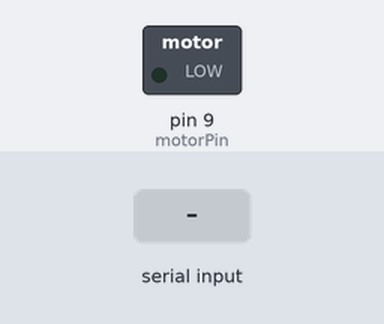
A sketch run on a simulated Arduino Uno, built with avr-gcc and run on an emulated ATmega328P. Shown: switched loads named in the sketch (green lamp = pin HIGH). The test bench sets the inputs (shaded band). What the sketch prints to the serial monitor is not drawn.

Above: at 1.2 s.
1.3 s: "90,45\n" received over Serial
At 2.1 s:
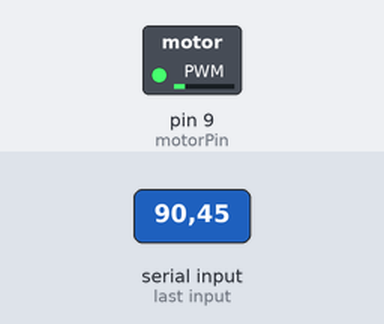
3.8 s: "30,150\n" received over Serial
At 4.1 s:
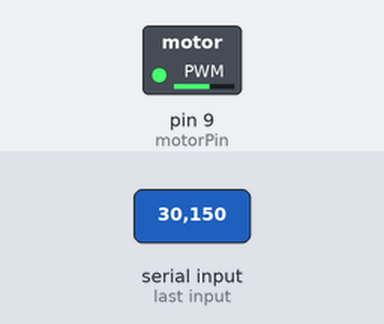
6.3 s: "200\n" received over Serial
At 7.1 s:
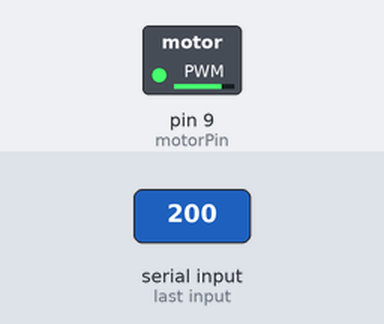
Timing chart, 0 to 9.3 s (numbered marks = the images above; inputs shaded):
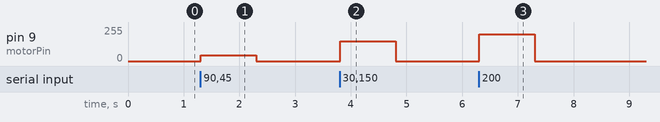

The sketch:

seed-drop-motor.ino
```cpp
//the goal of this program is to use a DC(?) motor to capture and
//drop seeds on the reforestation drone at regular intervals
//author: Newt Powers
//date created: 12/17/24

//initially following this tutorial until receiving motors: https://www.tutorialspoint.com/arduino/arduino_dc_motor.htm
//talks about speed control

//define the arduino pin that turns the motor as pin 9
int motorPin = 9;

void setup() {
  //setting the pin to output a signal, not receive it
  pinMode(motorPin, OUTPUT);
  //baud rate
  Serial.begin(9600);
  while(!Serial);
  //prompt the user to input a speed value
  Serial.println("speed 0 to 255");
}

void loop() {
    //if the  user wrote a value to the console
    if(Serial.available()) {
      //var speed becomes said value
      int speed = Serial.parseInt();
      if(speed >= 0 && speed <= 255) {
        //turn the motor at the speed written
        analogWrite(motorPin, speed);
      }
    }

}
```

Measured:
- after the input at 1.3 s, pin 9 (motorPin): 0/255 → 45/255 at once, → 0/255 1.0 s later
- after the input at 3.8 s, pin 9 (motorPin): 0/255 → 150/255 at once, → 0/255 1.0 s later
- after the input at 6.3 s, pin 9 (motorPin): 0/255 → 200/255 at once, → 0/255 1.0 s later
